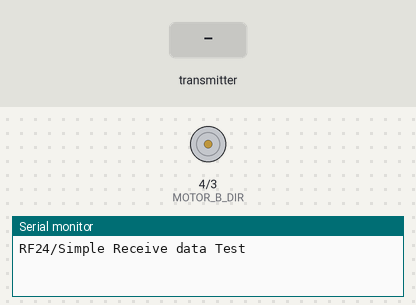
A sketch run on a simulated Arduino Uno, built with avr-gcc and run on an emulated ATmega328P. Parts: direction and speed pins drawn as motors (green arrow = direction pin HIGH = forward, orange = LOW = backward, longer = more drive), the last lines printed to the serial monitor. The test bench sets the inputs (shaded band). No radio packets arrive unless stated.

Above: at 2.2 s.
2.3 s: the transmitter starts sending dataReceived = 0
5.3 s: the transmitter starts sending dataReceived = 1023
8.3 s: the transmitter starts sending dataReceived = 256
At 9.8 s:
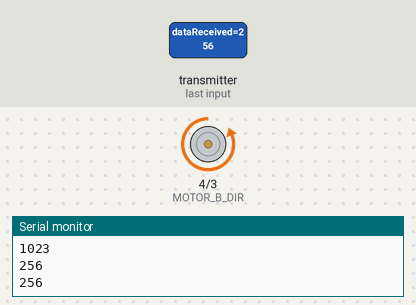
Timing chart, 0 to 11.3 s (numbered marks = the images above; inputs shaded):
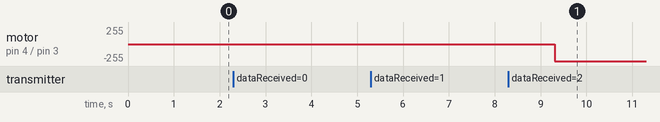

Measured:
- after the input at 8.3 s, motor on pin 4 (MOTOR_B_DIR) / pin 3 (MOTOR_B_PWM): stopped → backward 255/255 after 1.0 s

The sketch:

receiver-test2.ino
```cpp
/* YourDuinoStarter Example: Simple nRF24L01 Receive
  - WHAT IT DOES: Receives simple fixed data with nRF24L01 radio
  - SEE the comments after "//" on each line below
   Start with radios about 4 feet apart.
  - SEE the comments after "//" on each line below
  - CONNECTIONS: nRF24L01 Modules See:
  http://arduino-info.wikispaces.com/Nrf24L01-2.4GHz-HowTo
  Uses the RF24 Library by TMRH2o here:
  https://github.com/TMRh20/RF24
   1 - GND
   2 - VCC 3.3V !!! NOT 5V
   3 - CE to Arduino pin 7
   4 - CSN to Arduino pin 8
   5 - SCK to Arduino pin 13
   6 - MOSI to Arduino pin 11
   7 - MISO to Arduino pin 12
   8 - UNUSED

   V1.02 02/06/2016
   Questions: terry@yourduino.com */

/*-----( Import needed libraries )-----*/
#include <SPI.h>   // Comes with Arduino IDE
#include "RF24.h"  // Download and Install (See above)
/*-----( Declare Constants and Pin Numbers )-----*/
//None yet
/*-----( Declare objects )-----*/
// (Create an instance of a radio, specifying the CE and CS pins. )
RF24 myRadio (9, 10); // "myRadio" is the identifier you will use in following methods
/*-----( Declare Variables )-----*/
byte addresses[][6] = {"1Node"}; // Create address for 1 pipe.
int dataReceived;  // Data that will be received from the transmitter

// wired connections
#define HG7881_B_IA 3 // D3 --> Motor B Input A --> MOTOR B +
#define HG7881_B_IB 4 // D4 --> Motor B Input B --> MOTOR B -
#define HG7881_A_IA 5 // D3 --> Motor A Input A --> MOTOR B +
#define HG7881_A_IB 6 // D4 --> Motor A Input B --> MOTOR B -

// functional connections
#define MOTOR_B_PWM HG7881_B_IA // Motor B PWM Speed
#define MOTOR_B_DIR HG7881_B_IB // Motor B Direction
#define MOTOR_A_PWM HG7881_B_IA // Motor A PWM Speed
#define MOTOR_A_DIR HG7881_B_IB // Motor A Direction

// the actual values for "fast" and "slow" depend on the motor
#define PWM_SLOW 50  // arbitrary slow speed PWM duty cycle
#define PWM_FAST 255 // arbitrary fast speed PWM duty cycle
#define DIR_DELAY 1000 // brief delay for abrupt motor changes

void setup()   /****** SETUP: RUNS ONCE ******/
{
  // Use the serial Monitor (Symbol on far right). Set speed to 115200 (Bottom Right)
  Serial.begin(115200);
  delay(1000);
  Serial.println(F("RF24/Simple Receive data Test"));

  pinMode( MOTOR_B_DIR, OUTPUT );
  pinMode( MOTOR_B_PWM, OUTPUT );
  pinMode( MOTOR_A_DIR, OUTPUT );
  pinMode( MOTOR_A_PWM, OUTPUT );
  digitalWrite( MOTOR_B_DIR, LOW );
  digitalWrite( MOTOR_B_PWM, LOW );
  digitalWrite( MOTOR_A_DIR, LOW );
  digitalWrite( MOTOR_A_PWM, LOW );

  myRadio.begin();  // Start up the physical nRF24L01 Radio
  myRadio.setChannel(108);  // Above most Wifi Channels
  // Set the PA Level low to prevent power supply related issues since this is a
  // getting_started sketch, and the likelihood of close proximity of the devices. RF24_PA_MAX is default.
  myRadio.setPALevel(RF24_PA_MIN);
  //  myRadio.setPALevel(RF24_PA_MAX);  // Uncomment for more power

  myRadio.openReadingPipe(1, addresses[0]); // Use the first entry in array 'addresses' (Only 1 right now)
  myRadio.startListening();

}//--(end setup )---


void loop()   /****** LOOP: RUNS CONSTANTLY ******/
{
  boolean isValidInput;
  if ( myRadio.available()) // Check for incoming data from transmitter
  {
    while (myRadio.available())  // While there is data ready
    {
      myRadio.read( &dataReceived, sizeof(dataReceived) ); // Get the data payload (You must have defined that already!)
    }
    // DO something with the data, like print it

    Serial.println(dataReceived);

           digitalWrite( MOTOR_B_DIR, LOW );
        digitalWrite( MOTOR_B_PWM, LOW );
        digitalWrite( MOTOR_A_DIR, LOW );
        digitalWrite( MOTOR_A_PWM, LOW );
        delay( DIR_DELAY );
        // set the motor speed and direction
        digitalWrite( MOTOR_B_DIR, HIGH ); // direction = forward
        analogWrite( MOTOR_B_PWM, dataReceived ); // PWM speed = fast
        digitalWrite( MOTOR_A_DIR, HIGH ); // direction = forward
        analogWrite( MOTOR_A_PWM, dataReceived ); // PWM speed = fast


  } //END Radio available

}//--(end main loop )---

/*-----( Declare User-written Functions )-----*/

//None yet
//*********( THE END )***********
```
